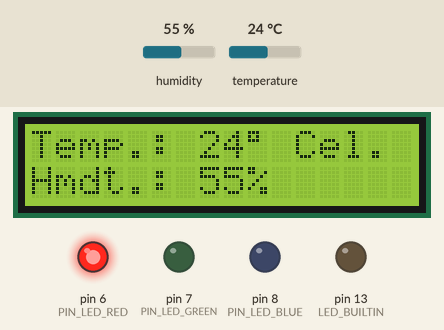
Bench run of a sketch on a simulated Arduino Uno, built with avr-gcc and run on an emulated ATmega328P. Shown: 16×2 character LCD, output pins drawn as LEDs (lit = HIGH). Inputs (shaded band) come from the test bench; at power-on: temperature 24 °C, humidity 55 %. What the sketch prints to the serial monitor is not drawn.

Above: at 4.6 s.
4.7 s: temperature set to 22.8 °C
At 8.8 s:
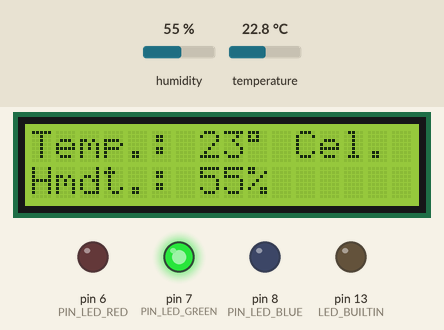
13.6 s: temperature set to 18.9 °C
At 17.3 s:
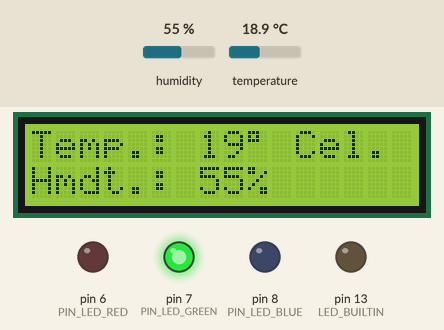
21.6 s: temperature set to 17.7 °C
At 24.7 s:
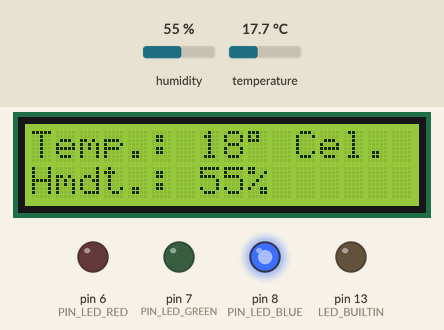
32.4 s: humidity set to 22 %
At 37.0 s:
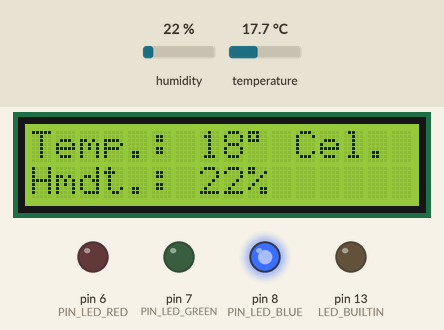
41.7 s: humidity set to 40 %
At 45.5 s:
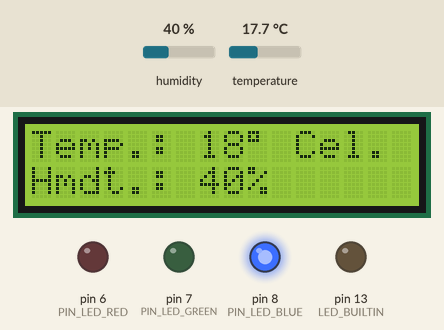
Timing chart, 0 to 49.8 s (numbered marks = the images above; inputs shaded):
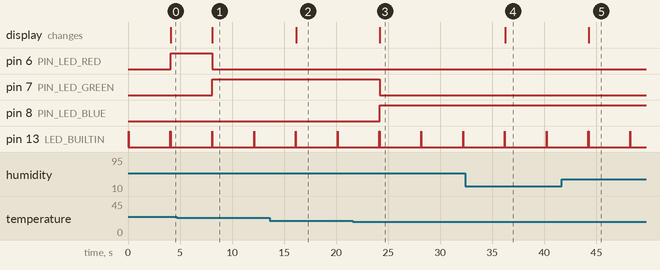

Measured:
- the behaviour switches between 23.5 and 23.4 °C on temperature (found by bisection; images 0 and 1)
- the behaviour switches between 18.5 and 18.4 °C on temperature (found by bisection; images 2 and 3)
- after the input at 4.7 s, pin 6 (PIN_LED_RED): HIGH → LOW after 3.4 s; pin 7 (PIN_LED_GREEN): LOW → HIGH after 3.4 s; the display: changes after 3.4 s (image 1)
- after the input at 13.6 s, the display: changes after 2.5 s (image 2)
- after the input at 21.6 s, pin 7 (PIN_LED_GREEN): HIGH → LOW after 2.6 s; pin 8 (PIN_LED_BLUE): LOW → HIGH after 2.6 s; the display: changes after 2.6 s (image 3)
- after the input at 32.4 s, the display: changes after 3.8 s (image 4)
- after the input at 41.7 s, the display: changes after 2.6 s (image 5)
- by itself, pin 13 (LED_BUILTIN): alternates HIGH for 0.01 s and LOW for 4.0 s

The sketch:

TemperatureControl.ino
```cpp
static void update(float temperature, float humidity){
  log(temperature, humidity);
  update_lcd_text(temperature, humidity);
  update_led_mode(calculate_led_mode(temperature));
}

void setup() {
  setup_lcd();
  setup_led();
  setup_built_in();
}

void loop() {
  float temperature;
  float humidity;

  flash_builtin_led();
  if(measure(&temperature, &humidity) == true){
    update(temperature, humidity);
  }
  delay(4000);
}
```

0_DHT.ino
```cpp
#include <dht_nonblocking.h>

// DHT pin config
static const int PIN_DHT_SENSOR = 9;

// DHT config
DHT_nonblocking dht_sensor(PIN_DHT_SENSOR, DHT_TYPE_11);

// DHT control
static bool measure(float *temperature, float *humidity){
  return dht_sensor.measure(temperature, humidity);
}
```

2_LED.ino
```cpp
// temperature threshold constants
static const float TEMP_THRESHOLD_COLD = 18.00;
static const float TEMP_THRESHOLD_HOT = 24.00;

// LED pin config
static const int PIN_LED_RED = 6;
static const int PIN_LED_GREEN = 7;
static const int PIN_LED_BLUE = 8;

// LED config
static const int INDEX_RED = 0;
static const int INDEX_GREEN = 1;
static const int INDEX_BLUE = 2;
static const int MODE_HOT[] = {HIGH, LOW, LOW};
static const int MODE_FINE[] = {LOW, HIGH, LOW};
static const int MODE_COLD[] = {LOW, LOW, HIGH};
static const int MODE_UNKNOWN[] = {LOW, LOW, LOW};

// LED control
static void update_led_mode(int mode[])
{
  digitalWrite(PIN_LED_RED, mode[INDEX_RED]);
  digitalWrite(PIN_LED_GREEN, mode[INDEX_GREEN]);
  digitalWrite(PIN_LED_BLUE, mode[INDEX_BLUE]);
}

static int calculate_led_mode(float temperature){
  if (temperature <= TEMP_THRESHOLD_COLD){
    return MODE_COLD;
  }
  else if (temperature >= TEMP_THRESHOLD_HOT){
    return MODE_HOT;
  }
  else{
    return MODE_FINE;
  }
}

static void setup_led(){
  // pin modes
  pinMode(PIN_LED_RED, OUTPUT);
  pinMode(PIN_LED_GREEN, OUTPUT);
  pinMode(PIN_LED_BLUE, OUTPUT);

  // turn off LEDs
  update_led_mode(MODE_UNKNOWN);
}
```

3_BUILT_IN.ino
```cpp
// BUILT-IN control
static void log(float temperature, float humidity)
{
  Serial.print("Temperature: ");
  Serial.print(temperature, 2);
  Serial.print(" °C, Humidity = ");
  Serial.print(humidity, 1);
  Serial.println("%");
}

static void flash_builtin_led()
{
  digitalWrite(LED_BUILTIN, HIGH);
  delay(10);
  digitalWrite(LED_BUILTIN, LOW);
}

static void setup_built_in(){
  // pin modes
  pinMode(LED_BUILTIN, OUTPUT);
  digitalWrite(LED_BUILTIN, LOW);
  Serial.begin(9600);
}
```

1_LCD.ino
```cpp
#include <LiquidCrystal.h>

// LCD PIN config
static const int PIN_LCD_RS = 12;
static const int PIN_LCD_EN = 11;
static const int PIN_LCD_D4 = 5;
static const int PIN_LCD_D5 = 4;
static const int PIN_LCD_D6 = 3;
static const int PIN_LCD_D7 = 2;

// LCD config
static const String TEXT_LCD_TEMPERATURE_UNIT = String((char)223) + " Cel.";
static const String TEXT_LCD_TEMPERATURE = "Temp.";
static const String TEXT_LCD_TEMPERATURE_NO_DATA = "Temp.: -no data-";
static const String TEXT_LCD_HUMIDITY = "Hmdt.";
static const String TEXT_LCD_HUMIDITY_UNIT = "%";
static const String TEXT_LCD_HUMIDITY_NO_DATA = "Hmdt.: -no data-";
static const int COUNT_LCD_CHARS = 16;
static const int COUNT_LCD_ROWS = 2;

LiquidCrystal lcd(PIN_LCD_RS, PIN_LCD_EN, PIN_LCD_D4, PIN_LCD_D5, PIN_LCD_D6, PIN_LCD_D7);

// LCD control
static void update_lcd_text(String text_line_one, String text_line_two){
  lcd.clear();
  lcd.setCursor(0, 0);
  lcd.print(text_line_one);
  lcd.setCursor(0, 1);
  lcd.print(text_line_two);
}

static void update_lcd_text(float temperatur, float humidity){
  lcd.clear();
  lcd.setCursor(0, 0);
  lcd.print(TEXT_LCD_TEMPERATURE);
  lcd.print(": ");
  lcd.print(temperatur, 0);
  lcd.print(TEXT_LCD_TEMPERATURE_UNIT);
  lcd.setCursor(0, 1);
  lcd.print(TEXT_LCD_HUMIDITY);
  lcd.print(": ");
  lcd.print(humidity, 0);
  lcd.print(TEXT_LCD_HUMIDITY_UNIT);
}

static void setup_lcd(){
  lcd.begin(COUNT_LCD_CHARS, COUNT_LCD_ROWS);
  update_lcd_text(TEXT_LCD_TEMPERATURE_NO_DATA, TEXT_LCD_HUMIDITY_NO_DATA);
}
```
